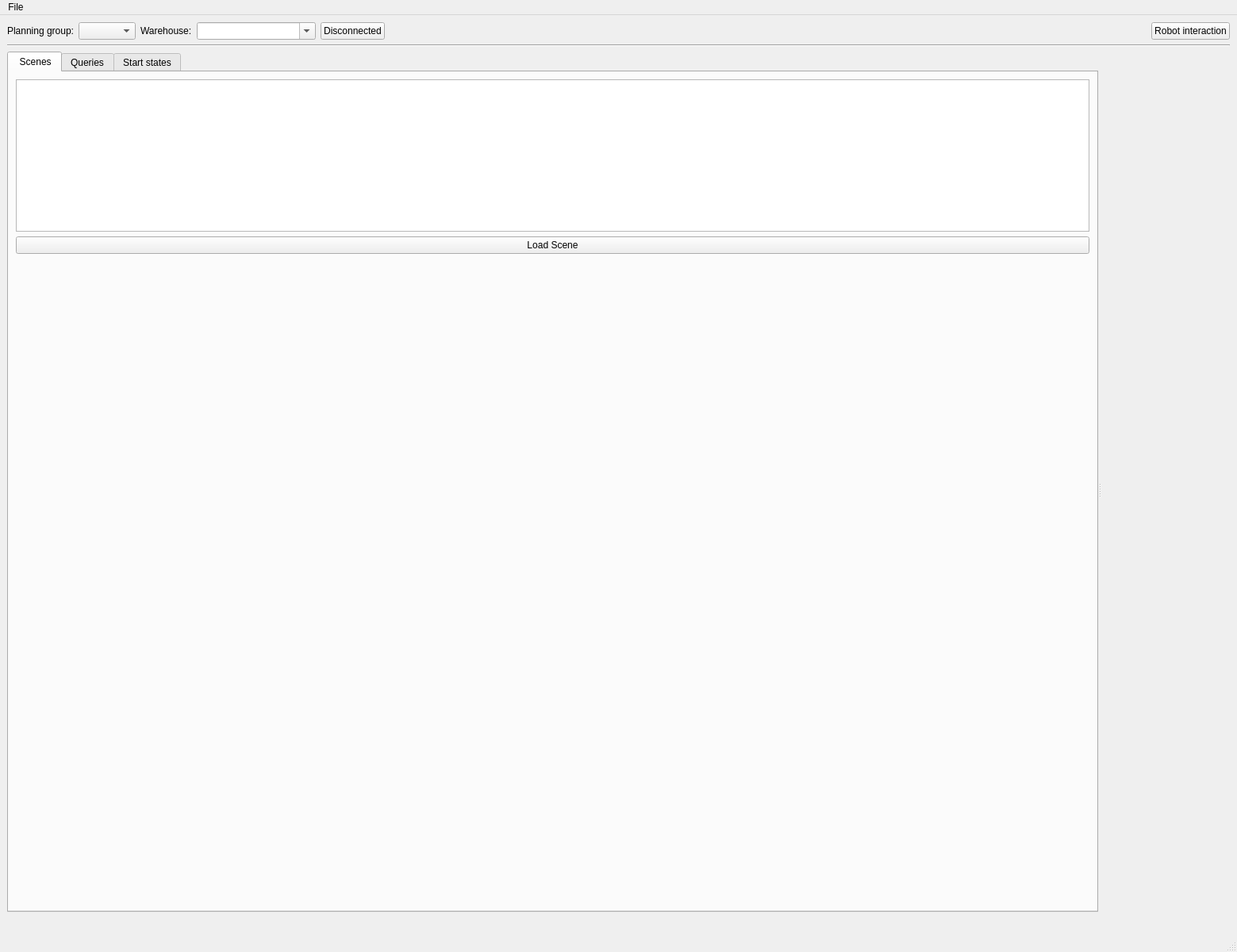
<?xml version="1.0" encoding="UTF-8"?>
<ui version="4.0">
 <class>MainWindow</class>
 <widget class="QMainWindow" name="MainWindow">
  <property name="geometry">
   <rect>
    <x>0</x>
    <y>0</y>
    <width>1559</width>
    <height>1200</height>
   </rect>
  </property>
  <property name="windowTitle">
   <string>Benchmark tool</string>
  </property>
  <widget class="QWidget" name="centralwidget">
   <property name="sizePolicy">
    <sizepolicy hsizetype="Maximum" vsizetype="Maximum">
     <horstretch>0</horstretch>
     <verstretch>0</verstretch>
    </sizepolicy>
   </property>
   <layout class="QVBoxLayout" name="verticalLayout_2">
    <item>
     <layout class="QHBoxLayout" name="horizontalLayout">
      <property name="sizeConstraint">
       <enum>QLayout::SetMinimumSize</enum>
      </property>
      <item>
       <widget class="QLabel" name="label">
        <property name="sizePolicy">
         <sizepolicy hsizetype="Preferred" vsizetype="Minimum">
          <horstretch>0</horstretch>
          <verstretch>0</verstretch>
         </sizepolicy>
        </property>
        <property name="text">
         <string>Planning group:</string>
        </property>
       </widget>
      </item>
      <item>
       <widget class="QComboBox" name="planning_group_combo">
        <property name="sizePolicy">
         <sizepolicy hsizetype="Minimum" vsizetype="Fixed">
          <horstretch>0</horstretch>
          <verstretch>0</verstretch>
         </sizepolicy>
        </property>
        <property name="toolTip">
         <string>Planning group</string>
        </property>
       </widget>
      </item>
      <item>
       <widget class="QLabel" name="label_2">
        <property name="sizePolicy">
         <sizepolicy hsizetype="Preferred" vsizetype="Minimum">
          <horstretch>0</horstretch>
          <verstretch>0</verstretch>
         </sizepolicy>
        </property>
        <property name="text">
         <string>Warehouse:</string>
        </property>
       </widget>
      </item>
      <item>
       <widget class="QComboBox" name="db_combo">
        <property name="sizePolicy">
         <sizepolicy hsizetype="Preferred" vsizetype="Fixed">
          <horstretch>0</horstretch>
          <verstretch>0</verstretch>
         </sizepolicy>
        </property>
        <property name="minimumSize">
         <size>
          <width>150</width>
          <height>0</height>
         </size>
        </property>
        <property name="editable">
         <bool>true</bool>
        </property>
       </widget>
      </item>
      <item>
       <widget class="QPushButton" name="db_connect_button">
        <property name="text">
         <string>Disconnected</string>
        </property>
        <property name="checkable">
         <bool>true</bool>
        </property>
       </widget>
      </item>
      <item>
       <spacer name="horizontalSpacer">
        <property name="orientation">
         <enum>Qt::Horizontal</enum>
        </property>
        <property name="sizeHint" stdset="0">
         <size>
          <width>40</width>
          <height>20</height>
         </size>
        </property>
       </spacer>
      </item>
      <item>
       <widget class="QPushButton" name="robot_interaction_button">
        <property name="text">
         <string>Robot interaction</string>
        </property>
        <property name="checkable">
         <bool>true</bool>
        </property>
       </widget>
      </item>
     </layout>
    </item>
    <item>
     <widget class="Line" name="line">
      <property name="orientation">
       <enum>Qt::Horizontal</enum>
      </property>
     </widget>
    </item>
    <item>
     <widget class="QSplitter" name="splitter">
      <property name="sizePolicy">
       <sizepolicy hsizetype="Minimum" vsizetype="Preferred">
        <horstretch>1</horstretch>
        <verstretch>0</verstretch>
       </sizepolicy>
      </property>
      <property name="orientation">
       <enum>Qt::Horizontal</enum>
      </property>
      <widget class="QWidget" name="verticalLayoutWidget">
       <layout class="QVBoxLayout" name="verticalLayout" stretch="1,4">
        <property name="sizeConstraint">
         <enum>QLayout::SetDefaultConstraint</enum>
        </property>
        <item>
         <widget class="QTabWidget" name="tabWidget">
          <property name="sizePolicy">
           <sizepolicy hsizetype="Minimum" vsizetype="Expanding">
            <horstretch>1</horstretch>
            <verstretch>0</verstretch>
           </sizepolicy>
          </property>
          <property name="maximumSize">
           <size>
            <width>16777215</width>
            <height>16777215</height>
           </size>
          </property>
          <property name="currentIndex">
           <number>0</number>
          </property>
          <widget class="QWidget" name="stored_plans">
           <attribute name="title">
            <string> Scenes</string>
           </attribute>
           <layout class="QGridLayout" name="gridLayout_3">
            <item row="3" column="0">
             <spacer name="verticalSpacer">
              <property name="orientation">
               <enum>Qt::Vertical</enum>
              </property>
              <property name="sizeHint" stdset="0">
               <size>
                <width>20</width>
                <height>40</height>
               </size>
              </property>
             </spacer>
            </item>
            <item row="2" column="0">
             <widget class="QPushButton" name="load_scene_button">
              <property name="enabled">
               <bool>true</bool>
              </property>
              <property name="text">
               <string>Load Scene</string>
              </property>
             </widget>
            </item>
            <item row="1" column="0">
             <widget class="QListWidget" name="planning_scene_list">
              <property name="sizePolicy">
               <sizepolicy hsizetype="Minimum" vsizetype="Minimum">
                <horstretch>0</horstretch>
                <verstretch>0</verstretch>
               </sizepolicy>
              </property>
             </widget>
            </item>
           </layout>
          </widget>
          <widget class="QWidget" name="goal_poses_and_states">
           <attribute name="title">
            <string>Queries</string>
           </attribute>
           <layout class="QFormLayout" name="formLayout">
            <property name="fieldGrowthPolicy">
             <enum>QFormLayout::AllNonFixedFieldsGrow</enum>
            </property>
            <item row="0" column="1">
             <widget class="QGroupBox" name="groupBox">
              <property name="sizePolicy">
               <sizepolicy hsizetype="Preferred" vsizetype="Expanding">
                <horstretch>0</horstretch>
                <verstretch>0</verstretch>
               </sizepolicy>
              </property>
              <property name="title">
               <string>Goals</string>
              </property>
              <layout class="QVBoxLayout" name="verticalLayout_4">
               <item>
                <layout class="QHBoxLayout" name="horizontalLayout_13">
                 <item>
                  <widget class="QLineEdit" name="load_poses_filter_text">
                   <property name="sizePolicy">
                    <sizepolicy hsizetype="Minimum" vsizetype="Minimum">
                     <horstretch>0</horstretch>
                     <verstretch>0</verstretch>
                    </sizepolicy>
                   </property>
                   <property name="toolTip">
                    <string/>
                   </property>
                   <property name="text">
                    <string>.*</string>
                   </property>
                  </widget>
                 </item>
                 <item>
                  <widget class="QPushButton" name="goal_poses_open_button">
                   <property name="maximumSize">
                    <size>
                     <width>30</width>
                     <height>30</height>
                    </size>
                   </property>
                   <property name="toolTip">
                    <string>Load from database</string>
                   </property>
                   <property name="text">
                    <string/>
                   </property>
                  </widget>
                 </item>
                 <item>
                  <widget class="QPushButton" name="goal_poses_add_button">
                   <property name="maximumSize">
                    <size>
                     <width>30</width>
                     <height>30</height>
                    </size>
                   </property>
                   <property name="toolTip">
                    <string>New goal in the current end-effector pose</string>
                   </property>
                   <property name="text">
                    <string/>
                   </property>
                  </widget>
                 </item>
                 <item>
                  <widget class="QPushButton" name="goal_poses_remove_button">
                   <property name="maximumSize">
                    <size>
                     <width>30</width>
                     <height>30</height>
                    </size>
                   </property>
                   <property name="toolTip">
                    <string>Remove selected goals</string>
                   </property>
                   <property name="text">
                    <string/>
                   </property>
                  </widget>
                 </item>
                 <item>
                  <widget class="QPushButton" name="goal_poses_save_button">
                   <property name="maximumSize">
                    <size>
                     <width>30</width>
                     <height>30</height>
                    </size>
                   </property>
                   <property name="toolTip">
                    <string>Apply changes</string>
                   </property>
                   <property name="text">
                    <string/>
                   </property>
                  </widget>
                 </item>
                 <item>
                  <widget class="QPushButton" name="goal_switch_visibility_button">
                   <property name="maximumSize">
                    <size>
                     <width>30</width>
                     <height>30</height>
                    </size>
                   </property>
                   <property name="toolTip">
                    <string>Switch vibility of selected goals</string>
                   </property>
                   <property name="text">
                    <string/>
                   </property>
                  </widget>
                 </item>
                </layout>
               </item>
               <item>
                <widget class="QListWidget" name="goal_poses_list">
                 <property name="sizePolicy">
                  <sizepolicy hsizetype="Expanding" vsizetype="Expanding">
                   <horstretch>0</horstretch>
                   <verstretch>0</verstretch>
                  </sizepolicy>
                 </property>
                 <property name="maximumSize">
                  <size>
                   <width>16777215</width>
                   <height>16777215</height>
                  </size>
                 </property>
                 <property name="toolTip">
                  <string>Press Ctrl+C to duplicate the selected goals</string>
                 </property>
                 <property name="editTriggers">
                  <set>QAbstractItemView::DoubleClicked|QAbstractItemView::EditKeyPressed</set>
                 </property>
                 <property name="selectionMode">
                  <enum>QAbstractItemView::ExtendedSelection</enum>
                 </property>
                </widget>
               </item>
               <item>
                <layout class="QHBoxLayout" name="horizontalLayout_2">
                 <item>
                  <widget class="QCheckBox" name="show_x_checkbox">
                   <property name="enabled">
                    <bool>true</bool>
                   </property>
                   <property name="text">
                    <string>Show X</string>
                   </property>
                   <property name="checked">
                    <bool>false</bool>
                   </property>
                  </widget>
                 </item>
                 <item>
                  <widget class="QCheckBox" name="show_y_checkbox">
                   <property name="text">
                    <string>Show Y</string>
                   </property>
                   <property name="checked">
                    <bool>false</bool>
                   </property>
                  </widget>
                 </item>
                 <item>
                  <widget class="QCheckBox" name="show_z_checkbox">
                   <property name="text">
                    <string>Show Z</string>
                   </property>
                   <property name="checked">
                    <bool>true</bool>
                   </property>
                  </widget>
                 </item>
                </layout>
               </item>
               <item>
                <widget class="QGroupBox" name="groupBox_3">
                 <property name="title">
                  <string>Goal offset</string>
                 </property>
                 <layout class="QHBoxLayout" name="horizontalLayout_5">
                  <item>
                   <widget class="QLabel" name="label_3">
                    <property name="text">
                     <string>Roll:</string>
                    </property>
                   </widget>
                  </item>
                  <item>
                   <widget class="QSpinBox" name="goal_offset_roll">
                    <property name="maximumSize">
                     <size>
                      <width>50</width>
                      <height>16777215</height>
                     </size>
                    </property>
                    <property name="maximum">
                     <number>359</number>
                    </property>
                   </widget>
                  </item>
                  <item>
                   <widget class="QLabel" name="label_4">
                    <property name="text">
                     <string>Pitch:</string>
                    </property>
                   </widget>
                  </item>
                  <item>
                   <widget class="QSpinBox" name="goal_offset_pitch">
                    <property name="maximumSize">
                     <size>
                      <width>50</width>
                      <height>16777215</height>
                     </size>
                    </property>
                    <property name="maximum">
                     <number>359</number>
                    </property>
                   </widget>
                  </item>
                  <item>
                   <widget class="QLabel" name="label_5">
                    <property name="text">
                     <string>Yaw:</string>
                    </property>
                   </widget>
                  </item>
                  <item>
                   <widget class="QSpinBox" name="goal_offset_yaw">
                    <property name="maximumSize">
                     <size>
                      <width>50</width>
                      <height>16777215</height>
                     </size>
                    </property>
                    <property name="maximum">
                     <number>359</number>
                    </property>
                   </widget>
                  </item>
                 </layout>
                </widget>
               </item>
               <item>
                <layout class="QHBoxLayout" name="horizontalLayout_10">
                 <item>
                  <widget class="QPushButton" name="check_goal_collisions_button">
                   <property name="text">
                    <string>Check
collisions</string>
                   </property>
                  </widget>
                 </item>
                 <item>
                  <widget class="QPushButton" name="check_goal_reachability_button">
                   <property name="text">
                    <string>Check
reachability</string>
                   </property>
                  </widget>
                 </item>
                </layout>
               </item>
               <item>
                <widget class="QPushButton" name="run_benchmark_button">
                 <property name="text">
                  <string>Run benchmark or generate config file</string>
                 </property>
                </widget>
               </item>
               <item>
                <widget class="QPushButton" name="load_results_button">
                 <property name="text">
                  <string>Load benchmark results</string>
                 </property>
                </widget>
               </item>
              </layout>
             </widget>
            </item>
            <item row="5" column="1">
             <widget class="Line" name="line_2">
              <property name="orientation">
               <enum>Qt::Horizontal</enum>
              </property>
             </widget>
            </item>
            <item row="6" column="1">
             <widget class="QGroupBox" name="groupBox_2">
              <property name="title">
               <string>Cartesian trajectories</string>
              </property>
              <layout class="QVBoxLayout" name="verticalLayout_5">
               <item>
                <layout class="QHBoxLayout" name="horizontalLayout_3">
                 <item>
                  <widget class="QLineEdit" name="trajectories_filter_text">
                   <property name="inputMask">
                    <string/>
                   </property>
                   <property name="text">
                    <string>.*</string>
                   </property>
                  </widget>
                 </item>
                 <item>
                  <widget class="QPushButton" name="trajectory_open_button">
                   <property name="maximumSize">
                    <size>
                     <width>30</width>
                     <height>30</height>
                    </size>
                   </property>
                   <property name="text">
                    <string/>
                   </property>
                  </widget>
                 </item>
                 <item>
                  <widget class="QPushButton" name="trajectory_add_button">
                   <property name="maximumSize">
                    <size>
                     <width>30</width>
                     <height>30</height>
                    </size>
                   </property>
                   <property name="text">
                    <string/>
                   </property>
                  </widget>
                 </item>
                 <item>
                  <widget class="QPushButton" name="trajectory_remove_button">
                   <property name="maximumSize">
                    <size>
                     <width>30</width>
                     <height>30</height>
                    </size>
                   </property>
                   <property name="text">
                    <string/>
                   </property>
                  </widget>
                 </item>
                 <item>
                  <widget class="QPushButton" name="trajectory_save_button">
                   <property name="maximumSize">
                    <size>
                     <width>30</width>
                     <height>30</height>
                    </size>
                   </property>
                   <property name="text">
                    <string/>
                   </property>
                  </widget>
                 </item>
                </layout>
               </item>
               <item>
                <widget class="QListWidget" name="trajectory_list"/>
               </item>
               <item>
                <layout class="QHBoxLayout" name="horizontalLayout_4">
                 <item>
                  <widget class="QLabel" name="trajectory_nwaypoints_label">
                   <property name="sizePolicy">
                    <sizepolicy hsizetype="Expanding" vsizetype="Preferred">
                     <horstretch>0</horstretch>
                     <verstretch>0</verstretch>
                    </sizepolicy>
                   </property>
                   <property name="text">
                    <string>Number of waypoints</string>
                   </property>
                  </widget>
                 </item>
                 <item>
                  <widget class="QSpinBox" name="trajectory_nwaypoints_spin">
                   <property name="sizePolicy">
                    <sizepolicy hsizetype="Minimum" vsizetype="Fixed">
                     <horstretch>0</horstretch>
                     <verstretch>0</verstretch>
                    </sizepolicy>
                   </property>
                   <property name="minimum">
                    <number>0</number>
                   </property>
                   <property name="maximum">
                    <number>10</number>
                   </property>
                   <property name="value">
                    <number>2</number>
                   </property>
                  </widget>
                 </item>
                </layout>
               </item>
               <item>
                <widget class="QPushButton" name="trajectory_execute_button">
                 <property name="text">
                  <string>Execute Interpolated IK</string>
                 </property>
                </widget>
               </item>
              </layout>
             </widget>
            </item>
            <item row="7" column="1">
             <spacer name="verticalSpacer_3">
              <property name="orientation">
               <enum>Qt::Vertical</enum>
              </property>
              <property name="sizeHint" stdset="0">
               <size>
                <width>20</width>
                <height>40</height>
               </size>
              </property>
             </spacer>
            </item>
           </layout>
          </widget>
          <widget class="QWidget" name="tab_start_states">
           <attribute name="title">
            <string>Start states</string>
           </attribute>
           <layout class="QVBoxLayout" name="verticalLayout_3">
            <item>
             <layout class="QHBoxLayout" name="horizontalLayout_12">
              <item>
               <widget class="QLineEdit" name="load_states_filter_text">
                <property name="sizePolicy">
                 <sizepolicy hsizetype="Minimum" vsizetype="Fixed">
                  <horstretch>0</horstretch>
                  <verstretch>0</verstretch>
                 </sizepolicy>
                </property>
                <property name="text">
                 <string>.*</string>
                </property>
               </widget>
              </item>
              <item>
               <widget class="QPushButton" name="start_states_open_button">
                <property name="maximumSize">
                 <size>
                  <width>30</width>
                  <height>30</height>
                 </size>
                </property>
                <property name="toolTip">
                 <string>Load from database</string>
                </property>
                <property name="text">
                 <string/>
                </property>
               </widget>
              </item>
              <item>
               <widget class="QPushButton" name="start_states_add_button">
                <property name="sizePolicy">
                 <sizepolicy hsizetype="Minimum" vsizetype="Fixed">
                  <horstretch>0</horstretch>
                  <verstretch>0</verstretch>
                 </sizepolicy>
                </property>
                <property name="maximumSize">
                 <size>
                  <width>30</width>
                  <height>30</height>
                 </size>
                </property>
                <property name="toolTip">
                 <string>Store current start state</string>
                </property>
                <property name="text">
                 <string/>
                </property>
               </widget>
              </item>
              <item>
               <widget class="QPushButton" name="start_states_remove_button">
                <property name="maximumSize">
                 <size>
                  <width>30</width>
                  <height>30</height>
                 </size>
                </property>
                <property name="toolTip">
                 <string>Remove selected start states</string>
                </property>
                <property name="text">
                 <string/>
                </property>
               </widget>
              </item>
              <item>
               <widget class="QPushButton" name="start_states_save_button">
                <property name="maximumSize">
                 <size>
                  <width>30</width>
                  <height>30</height>
                 </size>
                </property>
                <property name="toolTip">
                 <string>Apply changes</string>
                </property>
                <property name="text">
                 <string/>
                </property>
               </widget>
              </item>
             </layout>
            </item>
            <item>
             <widget class="QListWidget" name="start_states_list">
              <property name="sizePolicy">
               <sizepolicy hsizetype="Minimum" vsizetype="Minimum">
                <horstretch>0</horstretch>
                <verstretch>0</verstretch>
               </sizepolicy>
              </property>
              <property name="editTriggers">
               <set>QAbstractItemView::DoubleClicked|QAbstractItemView::EditKeyPressed</set>
              </property>
              <property name="selectionMode">
               <enum>QAbstractItemView::ExtendedSelection</enum>
              </property>
             </widget>
            </item>
            <item>
             <spacer name="verticalSpacer_2">
              <property name="orientation">
               <enum>Qt::Vertical</enum>
              </property>
              <property name="sizeHint" stdset="0">
               <size>
                <width>20</width>
                <height>40</height>
               </size>
              </property>
             </spacer>
            </item>
           </layout>
          </widget>
         </widget>
        </item>
        <item>
         <widget class="QLabel" name="status_label">
          <property name="sizePolicy">
           <sizepolicy hsizetype="Minimum" vsizetype="Fixed">
            <horstretch>0</horstretch>
            <verstretch>0</verstretch>
           </sizepolicy>
          </property>
          <property name="font">
           <font>
            <pointsize>8</pointsize>
            <italic>true</italic>
           </font>
          </property>
          <property name="text">
           <string/>
          </property>
         </widget>
        </item>
       </layout>
      </widget>
      <widget class="QWidget" name="verticalLayoutWidget_2">
       <layout class="QVBoxLayout" name="render_widget" stretch="0">
        <property name="sizeConstraint">
         <enum>QLayout::SetDefaultConstraint</enum>
        </property>
        <item>
         <spacer name="horizontalSpacer_2">
          <property name="orientation">
           <enum>Qt::Horizontal</enum>
          </property>
          <property name="sizeType">
           <enum>QSizePolicy::Expanding</enum>
          </property>
          <property name="sizeHint" stdset="0">
           <size>
            <width>40</width>
            <height>20</height>
           </size>
          </property>
         </spacer>
        </item>
       </layout>
      </widget>
     </widget>
    </item>
   </layout>
  </widget>
  <widget class="QMenuBar" name="menubar">
   <property name="geometry">
    <rect>
     <x>0</x>
     <y>0</y>
     <width>1559</width>
     <height>25</height>
    </rect>
   </property>
   <widget class="QMenu" name="menuFile">
    <property name="title">
     <string>File</string>
    </property>
    <addaction name="actionOpen"/>
    <addaction name="actionExit"/>
   </widget>
   <addaction name="menuFile"/>
  </widget>
  <widget class="QStatusBar" name="statusbar"/>
  <action name="actionOpen">
   <property name="text">
    <string>Load robot...</string>
   </property>
  </action>
  <action name="actionExit">
   <property name="text">
    <string>Exit</string>
   </property>
  </action>
 </widget>
 <resources/>
 <connections/>
</ui>
